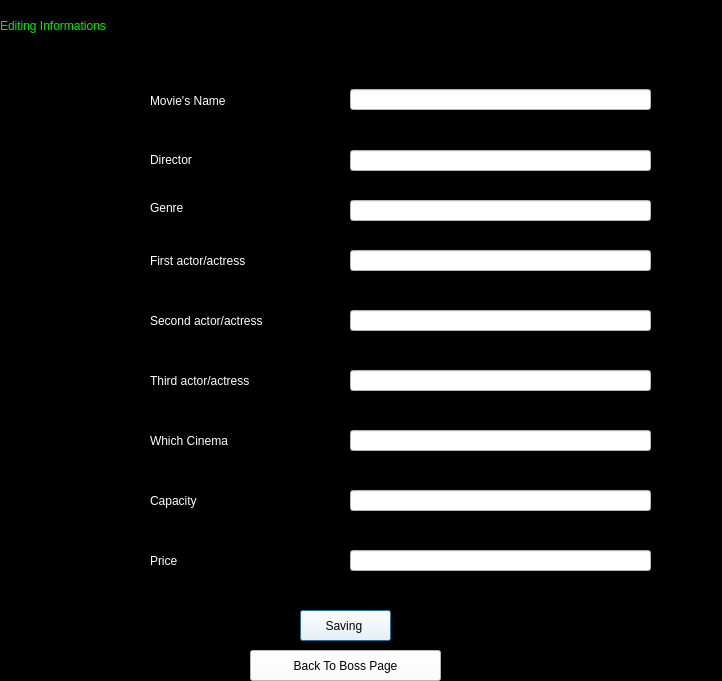
<?xml version="1.0" encoding="UTF-8"?>
<ui version="4.0">
 <class>Editing_progress</class>
 <widget class="QDialog" name="Editing_progress">
  <property name="geometry">
   <rect>
    <x>0</x>
    <y>0</y>
    <width>722</width>
    <height>681</height>
   </rect>
  </property>
  <property name="windowTitle">
   <string>Dialog</string>
  </property>
  <property name="styleSheet">
   <string notr="true">background-color: rgb(0, 0, 0);</string>
  </property>
  <widget class="QLabel" name="label_10">
   <property name="geometry">
    <rect>
     <x>150</x>
     <y>550</y>
     <width>121</width>
     <height>21</height>
    </rect>
   </property>
   <property name="styleSheet">
    <string notr="true">color: rgb(255, 255, 255);
background-color: rgb(0, 0, 0);
font: 14pt &quot;Pristina&quot;;</string>
   </property>
   <property name="text">
    <string>Price</string>
   </property>
  </widget>
  <widget class="QLineEdit" name="lineEdit_9">
   <property name="geometry">
    <rect>
     <x>350</x>
     <y>550</y>
     <width>301</width>
     <height>21</height>
    </rect>
   </property>
   <property name="styleSheet">
    <string notr="true">font: 14pt &quot;Pristina&quot;;
background-color: rgb(255, 255, 255);
color: rgb(0, 0, 0);</string>
   </property>
  </widget>
  <widget class="QLabel" name="label_3">
   <property name="geometry">
    <rect>
     <x>150</x>
     <y>150</y>
     <width>101</width>
     <height>20</height>
    </rect>
   </property>
   <property name="styleSheet">
    <string notr="true">color: rgb(255, 255, 255);
background-color: rgb(0, 0, 0);
font: 14pt &quot;Pristina&quot;;</string>
   </property>
   <property name="text">
    <string>Director</string>
   </property>
  </widget>
  <widget class="QPushButton" name="pushButton">
   <property name="geometry">
    <rect>
     <x>300</x>
     <y>610</y>
     <width>91</width>
     <height>31</height>
    </rect>
   </property>
   <property name="styleSheet">
    <string notr="true">font: 14pt &quot;Pristina&quot;;
color: rgb(0, 0, 0);
background-color: rgb(255, 255, 255);</string>
   </property>
   <property name="text">
    <string>Saving </string>
   </property>
  </widget>
  <widget class="QLineEdit" name="lineEdit_5">
   <property name="geometry">
    <rect>
     <x>350</x>
     <y>310</y>
     <width>301</width>
     <height>21</height>
    </rect>
   </property>
   <property name="styleSheet">
    <string notr="true">font: 14pt &quot;Pristina&quot;;
background-color: rgb(255, 255, 255);
color: rgb(0, 0, 0);</string>
   </property>
  </widget>
  <widget class="QLineEdit" name="lineEdit_8">
   <property name="geometry">
    <rect>
     <x>350</x>
     <y>490</y>
     <width>301</width>
     <height>21</height>
    </rect>
   </property>
   <property name="styleSheet">
    <string notr="true">font: 14pt &quot;Pristina&quot;;
background-color: rgb(255, 255, 255);
color: rgb(0, 0, 0);</string>
   </property>
  </widget>
  <widget class="QLabel" name="label_8">
   <property name="geometry">
    <rect>
     <x>150</x>
     <y>430</y>
     <width>121</width>
     <height>21</height>
    </rect>
   </property>
   <property name="styleSheet">
    <string notr="true">color: rgb(255, 255, 255);
background-color: rgb(0, 0, 0);
font: 14pt &quot;Pristina&quot;;</string>
   </property>
   <property name="text">
    <string>Which Cinema</string>
   </property>
  </widget>
  <widget class="QLineEdit" name="lineEdit_3">
   <property name="geometry">
    <rect>
     <x>350</x>
     <y>200</y>
     <width>301</width>
     <height>21</height>
    </rect>
   </property>
   <property name="styleSheet">
    <string notr="true">font: 14pt &quot;Pristina&quot;;
background-color: rgb(255, 255, 255);
color: rgb(0, 0, 0);</string>
   </property>
  </widget>
  <widget class="QLabel" name="label_7">
   <property name="geometry">
    <rect>
     <x>150</x>
     <y>370</y>
     <width>121</width>
     <height>21</height>
    </rect>
   </property>
   <property name="styleSheet">
    <string notr="true">color: rgb(255, 255, 255);
background-color: rgb(0, 0, 0);
font: 14pt &quot;Pristina&quot;;</string>
   </property>
   <property name="text">
    <string>Third actor/actress</string>
   </property>
  </widget>
  <widget class="QPushButton" name="pushButton_2">
   <property name="geometry">
    <rect>
     <x>250</x>
     <y>650</y>
     <width>191</width>
     <height>31</height>
    </rect>
   </property>
   <property name="styleSheet">
    <string notr="true">font: 14pt &quot;Pristina&quot;;
color: rgb(0, 0, 0);
background-color: rgb(255, 255, 255);</string>
   </property>
   <property name="text">
    <string>Back To Boss Page</string>
   </property>
  </widget>
  <widget class="QLabel" name="label">
   <property name="geometry">
    <rect>
     <x>150</x>
     <y>90</y>
     <width>111</width>
     <height>21</height>
    </rect>
   </property>
   <property name="styleSheet">
    <string notr="true">color: rgb(255, 255, 255);
background-color: rgb(0, 0, 0);
font: 14pt &quot;Pristina&quot;;</string>
   </property>
   <property name="text">
    <string>Movie's Name</string>
   </property>
  </widget>
  <widget class="QLabel" name="label_2">
   <property name="geometry">
    <rect>
     <x>0</x>
     <y>0</y>
     <width>171</width>
     <height>51</height>
    </rect>
   </property>
   <property name="styleSheet">
    <string notr="true">background-color: rgb(0, 0, 0);
color: rgb(0, 239, 0);
font: 16pt &quot;Pristina&quot;;</string>
   </property>
   <property name="text">
    <string>Editing Informations</string>
   </property>
  </widget>
  <widget class="QLabel" name="label_9">
   <property name="geometry">
    <rect>
     <x>150</x>
     <y>490</y>
     <width>121</width>
     <height>21</height>
    </rect>
   </property>
   <property name="styleSheet">
    <string notr="true">color: rgb(255, 255, 255);
background-color: rgb(0, 0, 0);
font: 14pt &quot;Pristina&quot;;</string>
   </property>
   <property name="text">
    <string>Capacity</string>
   </property>
  </widget>
  <widget class="QLineEdit" name="lineEdit_7">
   <property name="geometry">
    <rect>
     <x>350</x>
     <y>430</y>
     <width>301</width>
     <height>21</height>
    </rect>
   </property>
   <property name="styleSheet">
    <string notr="true">font: 14pt &quot;Pristina&quot;;
background-color: rgb(255, 255, 255);
color: rgb(0, 0, 0);</string>
   </property>
  </widget>
  <widget class="QLabel" name="label_6">
   <property name="geometry">
    <rect>
     <x>150</x>
     <y>310</y>
     <width>121</width>
     <height>21</height>
    </rect>
   </property>
   <property name="styleSheet">
    <string notr="true">color: rgb(255, 255, 255);
background-color: rgb(0, 0, 0);
font: 14pt &quot;Pristina&quot;;</string>
   </property>
   <property name="text">
    <string>Second actor/actress</string>
   </property>
  </widget>
  <widget class="QLabel" name="label_5">
   <property name="geometry">
    <rect>
     <x>150</x>
     <y>250</y>
     <width>121</width>
     <height>21</height>
    </rect>
   </property>
   <property name="styleSheet">
    <string notr="true">color: rgb(255, 255, 255);
background-color: rgb(0, 0, 0);
font: 14pt &quot;Pristina&quot;;</string>
   </property>
   <property name="text">
    <string>First actor/actress</string>
   </property>
  </widget>
  <widget class="QLabel" name="label_4">
   <property name="geometry">
    <rect>
     <x>150</x>
     <y>200</y>
     <width>91</width>
     <height>16</height>
    </rect>
   </property>
   <property name="styleSheet">
    <string notr="true">color: rgb(255, 255, 255);
background-color: rgb(0, 0, 0);
font: 14pt &quot;Pristina&quot;;</string>
   </property>
   <property name="text">
    <string>Genre</string>
   </property>
  </widget>
  <widget class="QLineEdit" name="lineEdit">
   <property name="geometry">
    <rect>
     <x>350</x>
     <y>89</y>
     <width>301</width>
     <height>21</height>
    </rect>
   </property>
   <property name="styleSheet">
    <string notr="true">font: 14pt &quot;Pristina&quot;;
background-color: rgb(255, 255, 255);
color: rgb(0, 0, 0);</string>
   </property>
  </widget>
  <widget class="QLineEdit" name="lineEdit_6">
   <property name="geometry">
    <rect>
     <x>350</x>
     <y>370</y>
     <width>301</width>
     <height>21</height>
    </rect>
   </property>
   <property name="styleSheet">
    <string notr="true">font: 14pt &quot;Pristina&quot;;
background-color: rgb(255, 255, 255);
color: rgb(0, 0, 0);</string>
   </property>
  </widget>
  <widget class="QLineEdit" name="lineEdit_4">
   <property name="geometry">
    <rect>
     <x>350</x>
     <y>250</y>
     <width>301</width>
     <height>21</height>
    </rect>
   </property>
   <property name="styleSheet">
    <string notr="true">font: 14pt &quot;Pristina&quot;;
background-color: rgb(255, 255, 255);
color: rgb(0, 0, 0);</string>
   </property>
  </widget>
  <widget class="QLineEdit" name="lineEdit_2">
   <property name="geometry">
    <rect>
     <x>350</x>
     <y>150</y>
     <width>301</width>
     <height>21</height>
    </rect>
   </property>
   <property name="styleSheet">
    <string notr="true">font: 14pt &quot;Pristina&quot;;
background-color: rgb(255, 255, 255);
color: rgb(0, 0, 0);</string>
   </property>
  </widget>
 </widget>
 <resources/>
 <connections/>
</ui>
